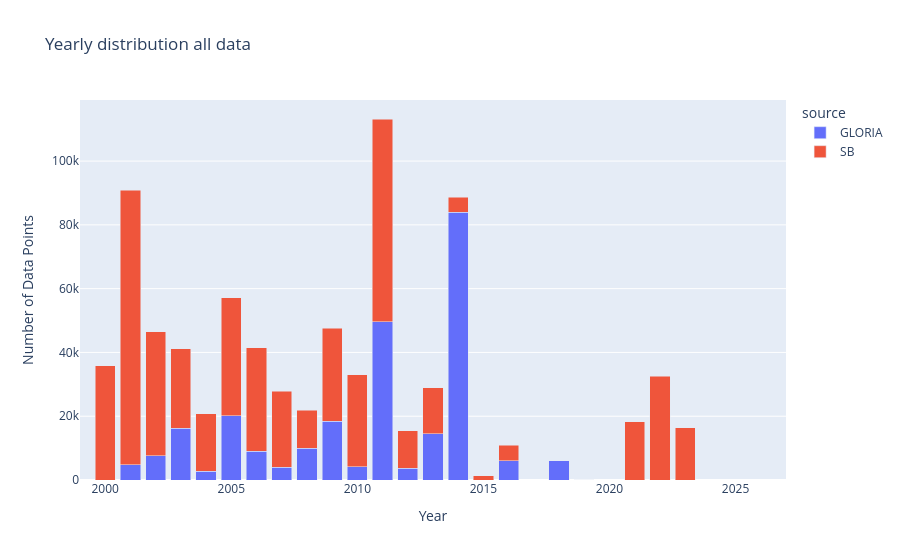

Notebook source saved alongside this figure:
### Code cell
year_test=df_long.copy()
year_test['datetime'] = pd.to_datetime(year_test['datetime'])
year_test['year'] = year_test['datetime'].dt.year
grouped = year_test.groupby(['year', 'source']).size().reset_index(name='DataPoints')

# Create bar chart
fig = px.bar(
    grouped,
    x='year',
    y='DataPoints',
    color='source',
    title='Yearly distribution all data',
    labels={'year': 'Year', 'DataPoints': 'Number of Data Points', 'metadata': 'Metadata'},)
fig.update_xaxes(range=[1999,2027])
fig.update_layout(barmode='stack')  # ensures stacking
fig.show()

### Figure 1 — Plotly figure (JSON) as saved in the notebook; plotly's stock layout.template omitted (floating-point values rounded to 4 significant figures)
{"data": [{"hovertemplate": "source=GLORIA<br>Year=%{x}<br>Number of Data Points=%{y}<extra></extra>", "legendgroup": "GLORIA", "marker": {"color": "#636efa", "pattern": {"shape": ""}}, "name": "GLORIA", "orientation": "v", "showlegend": true, "textposition": "auto", "type": "bar", "x": [1998, 2001, 2002, 2003, 2004, 2005, 2006, 2007, 2008, 2009, 2010, 2011, 2012, 2013, 2014, 2016, 2018], "xaxis": "x", "y": [401, 4812, 7667, 16236, 2706, 20160, 8970, 4059, 9922, 18457, 4200, 49620, 3609, 14432, 83948, 6015, 6015], "yaxis": "y"}, {"hovertemplate": "source=SB<br>Year=%{x}<br>Number of Data Points=%{y}<extra></extra>", "legendgroup": "SB", "marker": {"color": "#EF553B", "pattern": {"shape": ""}}, "name": "SB", "orientation": "v", "showlegend": true, "textposition": "auto", "type": "bar", "x": [2000, 2001, 2002, 2003, 2004, 2005, 2006, 2007, 2008, 2009, 2010, 2011, 2012, 2013, 2014, 2015, 2016, 2019, 2021, 2022, 2023], "xaxis": "x", "y": [35788, 86046, 38837, 24905, 18098, 37043, 32434, 23806, 11950, 29111, 28785, 63576, 11838, 14510, 4695, 1335, 4850, 136, 18228, 32579, 16379], "yaxis": "y"}], "layout": {"autosize": true, "barmode": "stack", "legend": {"title": {"text": "source"}, "tracegroupgap": 0}, "title": {"text": "Yearly distribution all data"}, "xaxis": {"anchor": "y", "domain": [0, 1], "range": [1999, 2027], "title": {"text": "Year"}, "type": "linear"}, "yaxis": {"anchor": "x", "autorange": true, "domain": [0, 1], "range": [0, 119200.0], "title": {"text": "Number of Data Points"}, "type": "linear"}}}
